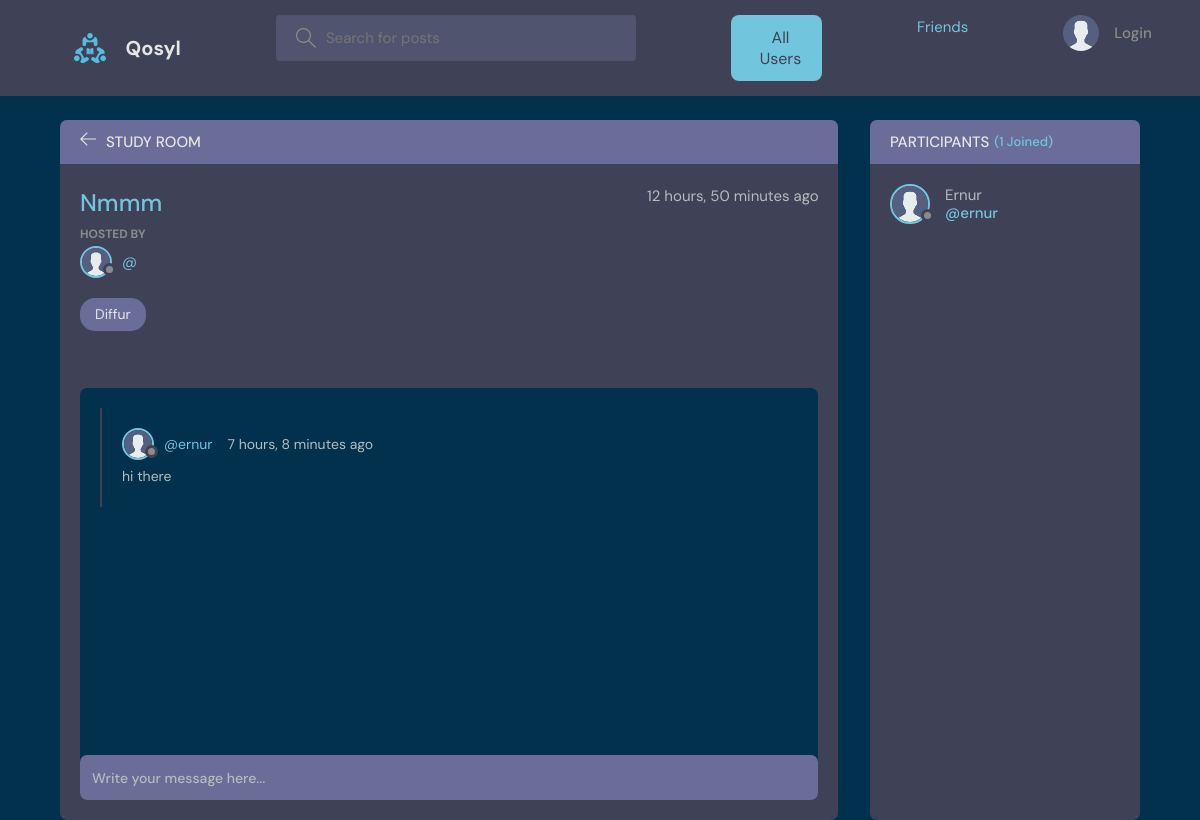
Page /room/4/ on the earlier database version.
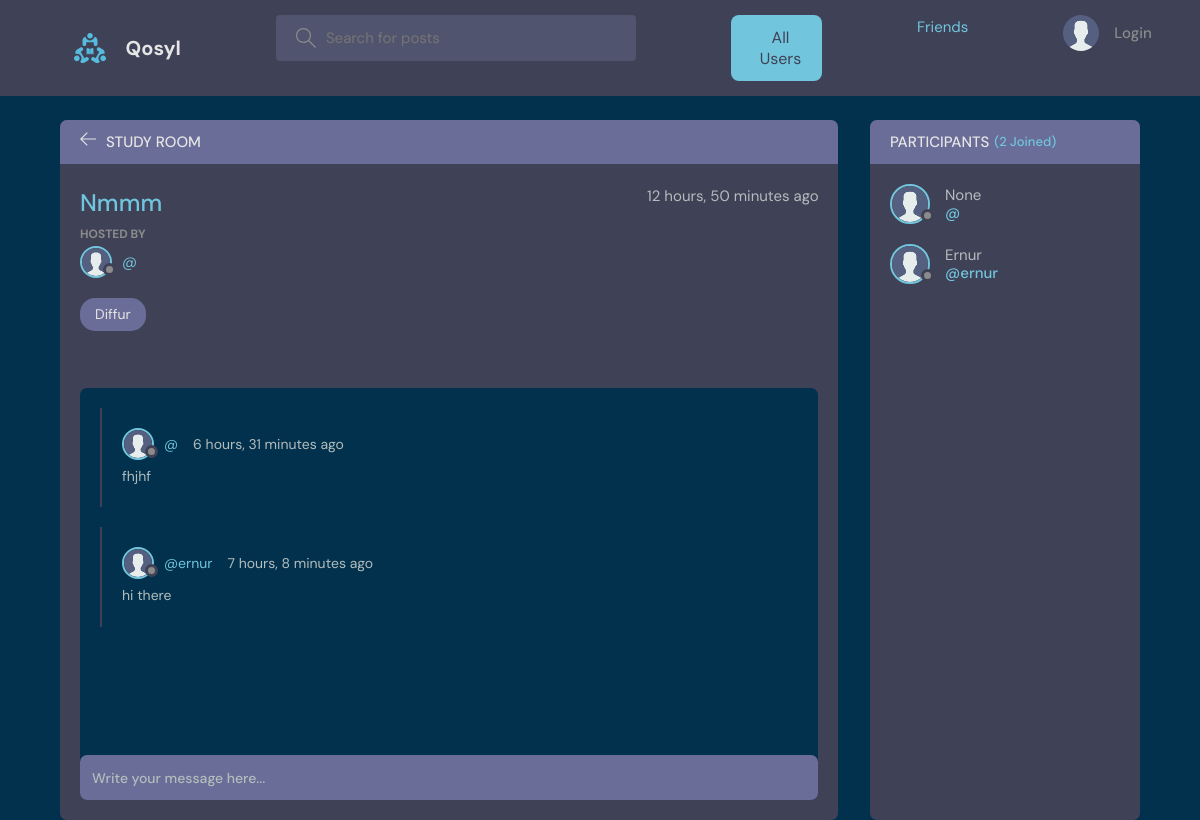
Same page on the later database version.
### chat/models.py (models this page shows, shortened)
class Message(models.Model):
    user = models.ForeignKey(settings.AUTH_USER_MODEL, on_delete=models.CASCADE)
    room = models.ForeignKey(Room, on_delete=models.CASCADE)
    body = models.TextField()
    updated = models.DateTimeField(auto_now=True)
    created = models.DateTimeField(auto_now_add=True)
    class Meta:
        ordering = ['-updated', '-created']

### users/models.py (models this page shows, shortened)
class User(AbstractUser):
    name = models.CharField(max_length=200, null=True)
    email = models.EmailField(unique=True, null=True)
    bio = models.TextField(null=True)
    avatar = models.ImageField(upload_to='avatars/', default='avatar.svg')
    friends = models.ManyToManyField('self', blank=True, symmetrical=True, related_name='user_friends')
    USERNAME_FIELD = 'email'
    REQUIRED_FIELDS = []
    objects = UserManager()

### rooms/views.py (the view, shortened to what this page needs)
# urls.py: path('room/<str:pk>/', views.room, name="room"),
def room(request, pk):
    room = Room.objects.get(id=pk)
    room_messages = room.message_set.all()
    participants = room.participants.all()
    context = {'room': room, 'room_messages': room_messages,
               'participants': participants}
    return render(request, 'rooms/room.html', context)

### users/models.py (called while the page is built)
    def __str__(self):
        return self.name

### rooms/templates/rooms/room.html (shortened to what this page needs)
{% extends 'main.html' %}
{% block content %}
<main class="profile-page layout layout--2">
  <div class="container">
    <div class="room">
      <div class="room__top">
        <div class="room__topLeft">
          <a href="{% url 'home' %}">
            <svg version="1.1" xmlns="http://www.w3.org/2000/svg" width="32" height="32" viewBox="0 0 32 32">
              <title>arrow-left</title>
              <path
                d="M13.723 2.286l-13.723 13.714 13.719 13.714 1.616-1.611-10.96-10.96h27.625v-2.286h-27.625l10.965-10.965-1.616-1.607z">
              </path>
            </svg>
          </a>
          <h3>Study Room</h3>
        </div>
      </div>
      <div class="room__box scroll">
        <div class="room__header scroll">
          <div class="room__info">
            <h3>{{room.name}}</h3>
            <span>{{room.created|timesince}} ago</span>
          </div>
          <div class="room__hosted">
            <p>Hosted By</p>
            <a href="{% url 'user-profile' room.host.id %}" class="room__author">
              <div class="avatar avatar--small">
                <img src="{{room.host.avatar.url}}" />
              </div>
              <span>@{{room.host.username}}</span>
            </a>
          </div>
          <span class="room__topics">{{room.topic}}</span>
        </div>
        <div class="room__conversation">
          <div class="threads scroll">
            {% for message in room_messages %}
            <div class="thread">
              <div class="thread__top">
                <div class="thread__author">
                  <a href="{% url 'user-profile' message.user.id %}" class="thread__authorInfo">
                    <div class="avatar avatar--small">
                      <img src="{{message.user.avatar.url}}" />
                    </div>
                    <span>@{{message.user.username}}</span>
                  </a>
                  <span class="thread__date">{{message.created|timesince}} ago</span>
                </div>
              </div>
              <div class="thread__details">
                {{message.body}}
              </div>
            </div>
            {% endfor %}
          </div>
        </div>
      </div>
      <div class="room__message">
        <form action="" method="POST">
          <input name="body" placeholder="Write your message here..." />
        </form>
      </div>
    </div>
    <div class="participants">
      <h3 class="participants__top">Participants <span>({{participants.count}} Joined)</span></h3>
      <div class="participants__list scroll">
        {% for user in participants %}
        <a href="{%  url 'user-profile' user.id %}" class="participant">
          <div class="avatar avatar--medium">
            <img src="{{user.avatar.url}}" />
          </div>
          <p>
            {{user.name}}
            <span>@{{user.username}}</span>
          </p>
        </a>
        {% endfor %}
      </div>
    </div>
  </div>
</main>
{% endblock content %}

Differences in the rows shown:
added Message: user.avatar (placeholder picture), created "6 hours, 31 minutes", body "fhjhf"
now on this page (row edited): User: avatar (placeholder picture), name "None"
Other differences:
{{ participants.count }}: "1" → "2"
